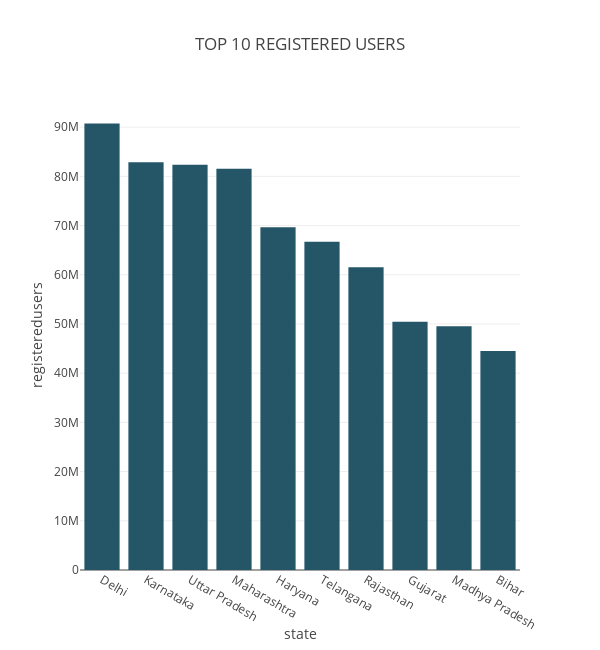
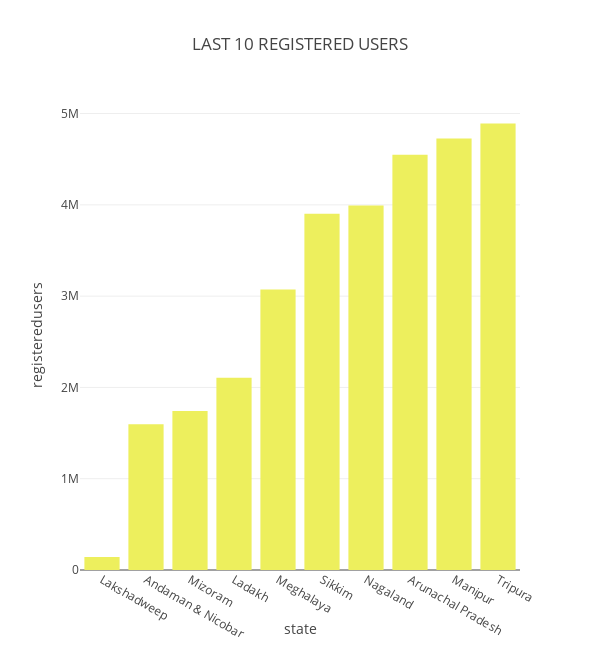
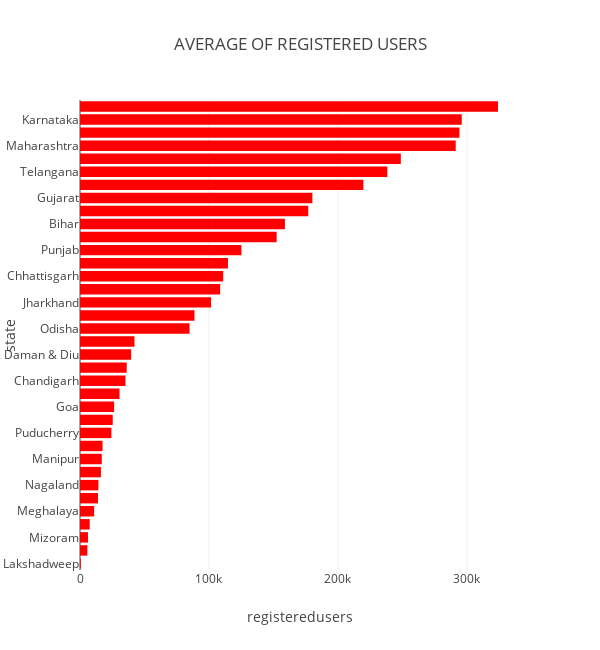

The notebook cell saved with these charts, in order:
### Code cell
top_chart_registered_user("top_user")

### Figure 1 — Plotly figure (JSON) as saved in the notebook; plotly's stock layout.template omitted (floating-point values rounded to 4 significant figures)
{"data": [{"hovertemplate": "<b>%{hovertext}</b><br><br>state=%{x}<br>registeredusers=%{y}<extra></extra>", "hovertext": ["Delhi", "Karnataka", "Uttar Pradesh", "Maharashtra", "Haryana", "Telangana", "Rajasthan", "Gujarat", "Madhya Pradesh", "Bihar"], "legendgroup": "", "marker": {"color": "rgb(36, 86, 104)", "pattern": {"shape": ""}}, "name": "", "orientation": "v", "showlegend": false, "textposition": "auto", "type": "bar", "x": ["Delhi", "Karnataka", "Uttar Pradesh", "Maharashtra", "Haryana", "Telangana", "Rajasthan", "Gujarat", "Madhya Pradesh", "Bihar"], "xaxis": "x", "y": [90746044, 82876390, 82366465, 81567387, 69650929, 66723342, 61524566, 50451766, 49549797, 44488520], "yaxis": "y"}], "layout": {"barmode": "relative", "height": 650, "legend": {"tracegroupgap": 0}, "title": {"text": "TOP 10 REGISTERED USERS"}, "width": 600, "xaxis": {"anchor": "y", "domain": [0, 1], "title": {"text": "state"}}, "yaxis": {"anchor": "x", "domain": [0, 1], "title": {"text": "registeredusers"}}}}

### Figure 2 — Plotly figure (JSON) as saved in the notebook; plotly's stock layout.template omitted (floating-point values rounded to 4 significant figures)
{"data": [{"hovertemplate": "<b>%{hovertext}</b><br><br>state=%{x}<br>registeredusers=%{y}<extra></extra>", "hovertext": ["Lakshadweep", "Andaman & Nicobar", "Mizoram", "Ladakh", "Meghalaya", "Sikkim", "Nagaland", "Arunachal Pradesh", "Manipur", "Tripura"], "legendgroup": "", "marker": {"color": "rgb(237, 239, 93)", "pattern": {"shape": ""}}, "name": "", "orientation": "v", "showlegend": false, "textposition": "auto", "type": "bar", "x": ["Lakshadweep", "Andaman & Nicobar", "Mizoram", "Ladakh", "Meghalaya", "Sikkim", "Nagaland", "Arunachal Pradesh", "Manipur", "Tripura"], "xaxis": "x", "y": [142697, 1595515, 1742353, 2104997, 3071995, 3902866, 3993452, 4549668, 4727496, 4891131], "yaxis": "y"}], "layout": {"barmode": "relative", "height": 650, "legend": {"tracegroupgap": 0}, "title": {"text": "LAST 10 REGISTERED USERS"}, "width": 600, "xaxis": {"anchor": "y", "domain": [0, 1], "title": {"text": "state"}}, "yaxis": {"anchor": "x", "domain": [0, 1], "title": {"text": "registeredusers"}}}}

### Figure 3 — Plotly figure (JSON) as saved in the notebook; plotly's stock layout.template omitted (floating-point values rounded to 4 significant figures)
{"data": [{"hovertemplate": "<b>%{hovertext}</b><br><br>registeredusers=%{x}<br>state=%{y}<extra></extra>", "hovertext": ["Lakshadweep", "Andaman & Nicobar", "Mizoram", "Ladakh", "Meghalaya", "Sikkim", "Nagaland", "Arunachal Pradesh", "Manipur", "Tripura", "Puducherry", "Jammu & Kashmir", "Goa", "Kerala", "Chandigarh", "Assam", "Dadra & Nagar Haveli & Daman & Diu", "Himachal Pradesh", "Odisha", "West Bengal", "Jharkhand", "Tamil Nadu", "Chhattisgarh", "Uttarakhand", "Punjab", "Andhra Pradesh", "Bihar", "Madhya Pradesh", "Gujarat", "Rajasthan", "Telangana", "Haryana", "Maharashtra", "Uttar Pradesh", "Karnataka", "Delhi"], "legendgroup": "", "marker": {"color": "rgb(255,0,0)", "pattern": {"shape": ""}}, "name": "", "orientation": "h", "showlegend": false, "textposition": "auto", "type": "bar", "x": [631.4, 5698.0, 6223.0, 7518.0, 10970.0, 13940.0, 14260.0, 16250.0, 16880.0, 17470.0, 24330.0, 25390.0, 26440.0, 30650.0, 35240.0, 36230.0, 39680.0, 42250.0, 84940.0, 88760.0, 101600.0, 108700.0, 111000.0, 114700.0, 125200.0, 152500.0, 158900.0, 177000.0, 180200.0, 219700.0, 238300.0, 248800.0, 291300.0, 294200.0, 296000.0, 324100.0], "xaxis": "x", "y": ["Lakshadweep", "Andaman & Nicobar", "Mizoram", "Ladakh", "Meghalaya", "Sikkim", "Nagaland", "Arunachal Pradesh", "Manipur", "Tripura", "Puducherry", "Jammu & Kashmir", "Goa", "Kerala", "Chandigarh", "Assam", "Dadra & Nagar Haveli & Daman & Diu", "Himachal Pradesh", "Odisha", "West Bengal", "Jharkhand", "Tamil Nadu", "Chhattisgarh", "Uttarakhand", "Punjab", "Andhra Pradesh", "Bihar", "Madhya Pradesh", "Gujarat", "Rajasthan", "Telangana", "Haryana", "Maharashtra", "Uttar Pradesh", "Karnataka", "Delhi"], "yaxis": "y"}], "layout": {"barmode": "relative", "height": 650, "legend": {"tracegroupgap": 0}, "title": {"text": "AVERAGE OF REGISTERED USERS"}, "width": 600, "xaxis": {"anchor": "y", "domain": [0, 1], "title": {"text": "registeredusers"}}, "yaxis": {"anchor": "x", "domain": [0, 1], "title": {"text": "state"}}}}
